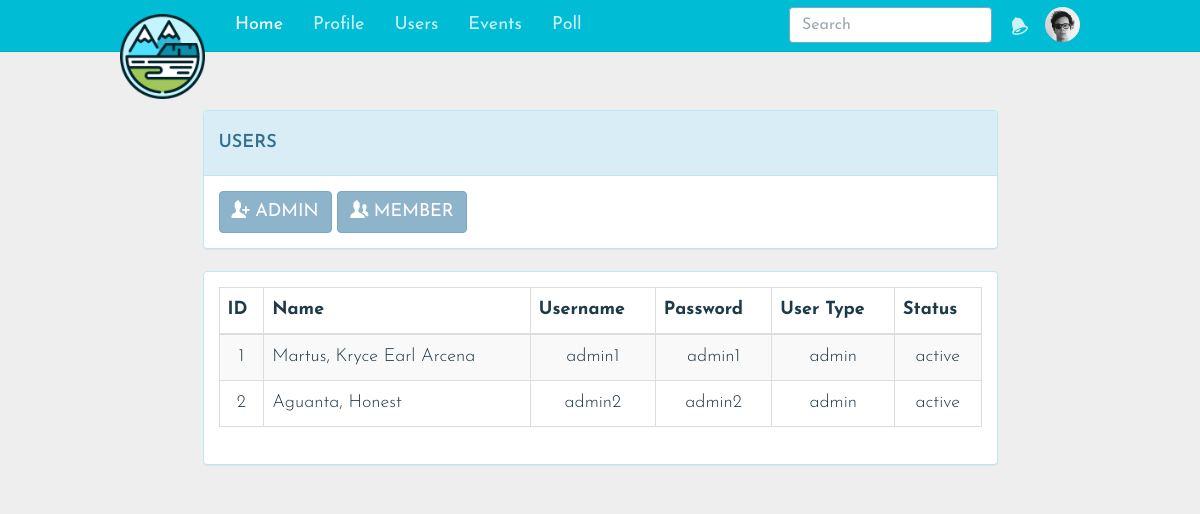
The page /users.php (signed in) on the database as committed earlier.
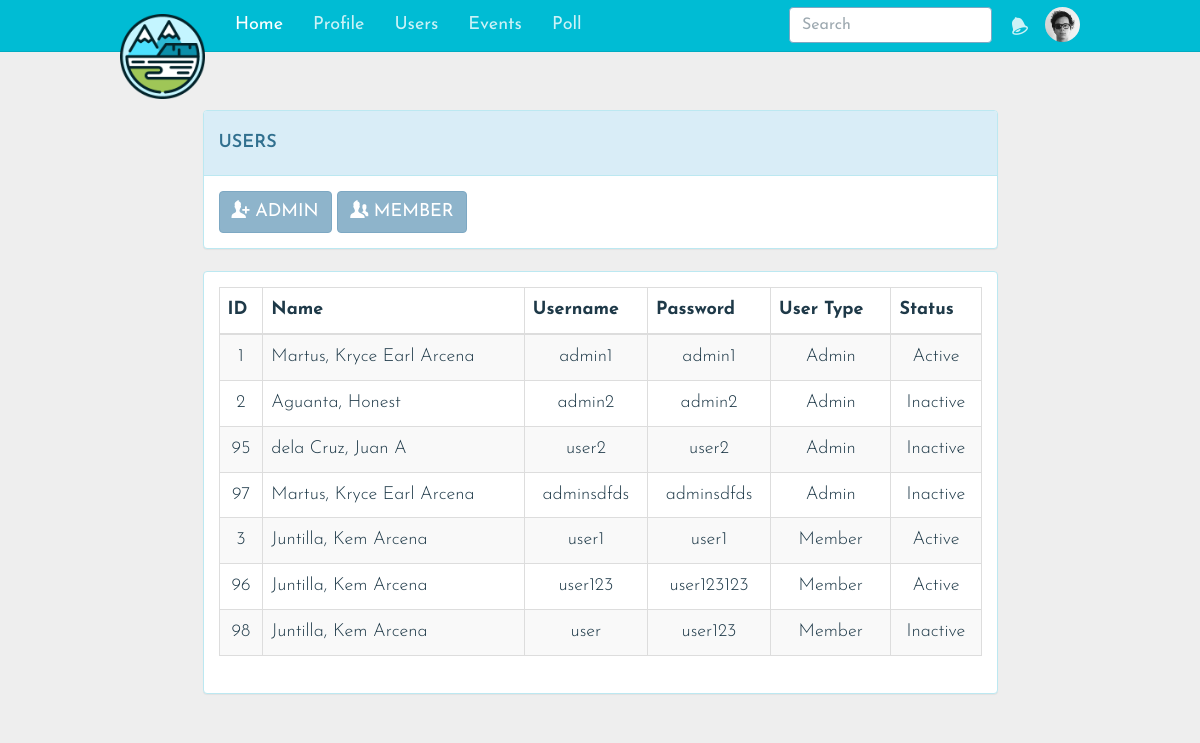
The same page on the database as committed later.
### tables this page shows
CREATE TABLE `users` (
  `id` int(10) NOT NULL AUTO_INCREMENT COMMENT 'User ID',
  `user_type_id` int(10) DEFAULT NULL,
  `status_id` int(10) DEFAULT NULL,
  `first_name` varchar(255) DEFAULT NULL,
  `username` varchar(255) DEFAULT NULL,
  `password` varchar(255) DEFAULT NULL,
  `last_name` varchar(255) DEFAULT NULL,
  `middle_name` varchar(255) DEFAULT NULL,
  PRIMARY KEY (`id`),
  KEY `user_type_id` (`user_type_id`),
  KEY `status_id` (`status_id`),
  CONSTRAINT `users_ibfk_1` FOREIGN KEY (`user_type_id`) REFERENCES `user_type` (`user_type_id`),
  CONSTRAINT `users_ibfk_2` FOREIGN KEY (`status_id`) REFERENCES `user_status` (`status_id`)
);

CREATE TABLE `user_type` (
  `user_type_id` int(10) NOT NULL,
  `description` varchar(255) DEFAULT NULL,
  PRIMARY KEY (`user_type_id`)
);

CREATE TABLE `user_status` (
  `status_id` int(10) NOT NULL,
  `description` varchar(255) DEFAULT NULL,
  PRIMARY KEY (`status_id`)
);

### users.php (called while the page is built, shortened)
<?php
include('views/users/usertype.php');
 ?>

### class/userClass.php (called while the page is built, shortened)
<?php
class userClass
{
    public function getAllUsers()
    {
     try {
      $db = getDB();
      $st = $db->prepare("SELECT DISTINCT id,user_type.`description` AS 'user_type', username, users.`password`, user_status.`description` AS 'user_status',first_name, middle_name, last_name
        FROM users, user_type, user_status
        WHERE users.`user_type_id`=user_type.`user_type_id` AND users.`status_id`=user_status.`status_id`");
      $st->execute();
      $data=$st->fetchAll();
    } catch (PDOException $e) {
    }
    return $data;
  }
}
?>

### views/Users/UserType.php (the view)
<?php
$userClass = new userClass();
$users = $userClass->getAllUsers();
require_once 'views/layouts/header.php';
require_once 'views/layouts/nav.php';
?>
<div class="container p-t-lg">
	<div class="row">
		<div class="col col-md-10 col-md-offset-1">
			<div class="panel panel-info">
				<div class="panel-heading">
					<h4>USERS</h4>
				</div>
				<div class="panel-body">
					<ul class="nav nav-pills">
						<a href="register-admin.php" class="button">
						  <button type="submit" class=" btn btn-info">
						      <span class="icon icon-add-user"></span>
						   			ADMIN
						  </button>
						   </a>
						<a href="register-user.php">
							  	<button type="submit" class=" btn btn-info">
						     		<span class="icon icon-users"></span>
						     		MEMBER
								</button>
						</a>
					</ul>
				</div>
			</div>
		</div>
	</div>
</div>
<div class="container">
	<div class="row">
        <div class="col-sm-10 col-sm-offset-1">
            <div id="imaginary_container">
            	<div class="panel panel-info">
            		<div class="panel-body">
		                <table id="user-data" class="table table-striped table-bordered dt-responsive nowrap" cellspacing="0" width="100%">
							<thead>
								<tr>
								<th>ID</th>
								<th>Name</th>
								<th>Username</th>
								<th>Password</th>
								<th>User Type</th>
								<th>Status</th>
								</tr>
							</thead>
							<tbody>
									<?php
										foreach($users as $user)
										{
											?> <tr align="center">
												<td><?php echo $user['id'];?></td>
												<td align="left"><?php echo $user['last_name'] . ', ' . $user['first_name'] . ' '. $user['middle_name']?></td>
												<td><?php echo $user['username'];?></td>
												<td><?php echo $user['password'];?></td>
												<td><?php echo $user['user_type'];?></td>
												<td><?php echo $user['user_status'];?></td>
												</tr>
										<?php  } ?>
							</tbody>
						</table>
	                </div>
                </div>
            </div>
        </div>
	</div>
</div>
<?php
require_once 'views/layouts/footer.php';
?>

### views/layouts/header.php (shortened to what this page needs)
<!DOCTYPE html>
<html lang="en">
<head>
  <link rel="stylesheet" href="https://maxcdn.bootstrapcdn.com/font-awesome/4.6.1/css/font-awesome.min.css">
  <link rel="stylesheet" href="https://cdnjs.cloudflare.com/ajax/libs/font-awesome/4.7.0/css/font-awesome.min.css">
	<link href="assets/css/toolkit.css" rel="stylesheet">
  <link href="assets/css/application.css" rel="stylesheet">
  <link href="assets/css/custom.css" rel="stylesheet">
  <link rel="stylesheet" href="sample/sample.css">
  <link rel="stylesheet" href="https://cdn.datatables.net/1.10.14/css/jquery.dataTables.min.css">
  <link rel="stylesheet" href="assets/css/admin.css">
  <link rel="stylesheet" href="assets/src/bootstrap-tagsinput.css">
  <link rel="stylesheet" type="text/css" href="//cdn.jsdelivr.net/bootstrap.daterangepicker/2/daterangepicker.css" />
</head>
<body class="with-top-navbar">

### views/layouts/nav.php (shortened to what this page needs)
<nav class="navbar navbar-inverse navbar-fixed-top app-navbar">
	<div class="container">
		<div class="navbar-header">
			<a class="navbar-brand" href="index.php">
				<img class="brand" src="assets/img/mountain1.png" alt="logo">
			</a>
		</div>
		<div class="navbar-collapse collapse" id="navbar-collapse-main">
			<ul class="nav navbar-nav hidden-xs">
				<li class="active">
					<a href="home.php">Home</a>
				</li>
				<li class="dropdown">
         		   <a class="dropbtn" href="#">Profile</a>
        		</li>
				<li class="dropdown">
         		   <a class="dropbtn" href="users.php">Users</a>
        		</li>
				<li class="dropdown">
					<a class="dropbtn" href="Events.php">Events</a>
				</li>
				<li>
					<a href="eventPoll.php">Poll</a>
				</li>
			</ul>
			<ul class="nav navbar-nav navbar-right m-r-0 hidden-xs">
				<li >
					<a class="app-notifications" href="#">
						<span class="icon icon-bell"></span>
					</a>
				</li>
				<li>
					<button class="btn btn-default navbar-btn navbar-btn-avitar" data-toggle="popover">
						<img class="img-circle" src="assets/img/avatar-dhg.png">
					</button>
				</li>
			</ul>
			<form class="navbar-form navbar-right app-search" role="search">
				<div class="form-group">
					<input type="text" class="form-control" data-action="grow" placeholder="Search">
				</div>
			</form>
		</div>
	</div>
</nav>

### views/layouts/footer.php (shortened to what this page needs)
</body>
</html>

### assets/css/application.css (style rules this page uses)
.app-navbar { font-weight: 400; -webkit-font-smoothing: antialiased; }
.app-navbar .form-control { box-shadow: none; }
.app-navbar .navbar-brand img { width: 85px; }
.app-navbar .navbar-collapse { max-height: inherit; }
.app-navbar .navbar-collapse:after { height: 100vh; }
.app-navbar .form-control { border-color: #1C73A5; }
.app-notifications { margin-left: -12px; padding-bottom: 10px !important; }
.app-notifications .icon:before { font-size: 20px; }
@media (min-width: 768px) { .app-navbar .navbar-collapse:after { height: auto; } }

### assets/css/custom.css (style rules this page uses)
html { height: 100%; }
body { font-family: 'Josefin Sans', sans-serif; font-size: 18px; }
.btn { font-size: 18px; }
a { color: #00BCD4; }
.app-navbar .form-control { border-color: #7da8c3; }
.app-navvar, .form-control:focus, { color: #000; background-color: #fff; box-shadow: none; border-color: #00BCD4; }
.form-control { font-size: 16px; }
.navbar-inverse { background-color: #00BCD4!important; border-color: #00ACC1 !important; }
.dropbtn { background-color: #00BCD4; color: white; padding: 16px; font-size: 18px; border: none; cursor: pointer; }
.dropdown { position: relative; display: inline-block; }

### assets/css/admin.css (style rules this page uses)
body { background-color: #eee; }
a.button { text-decoration: none; }
.btn-primary, .btn-info { font-size: 18px; }
a.hover , a.focus, a.button { color:#3097d1; text-decoration: none; }

### views/layouts/header.php (style rules this page uses)
body { width: 1px; min-width: 100%; *width: 100%; }

Rows that differ between the two databases and show on the page:
changed through a linked row, users "admin1": user_type.description "admin" → "Admin"; status.description "active" → "Active"
changed users "Aguanta": user_type.description "admin" → "Admin"; status.description "active" → "Inactive"
added users: id "95", last_name "dela Cruz", first_name "Juan", middle_name "A", username "user2", password "user2", user_type.description "Admin", status.description "Inactive"
added users: id "97", last_name "Martus", first_name "Kryce Earl", middle_name "Arcena", username "adminsdfds", password "adminsdfds", user_type.description "Admin", status.description "Inactive"
added users: id "3", last_name "Juntilla", first_name "Kem", middle_name "Arcena", username "user1", password "user1", user_type.description "Member", status.description "Active"
added users: id "96", last_name "Juntilla", first_name "Kem", middle_name "Arcena", username "user123", password "user123123", user_type.description "Member", status.description "Active"
added users: id "98", last_name "Juntilla", first_name "Kem", middle_name "Arcena", username "user", password "user123", user_type.description "Member", status.description "Inactive"
